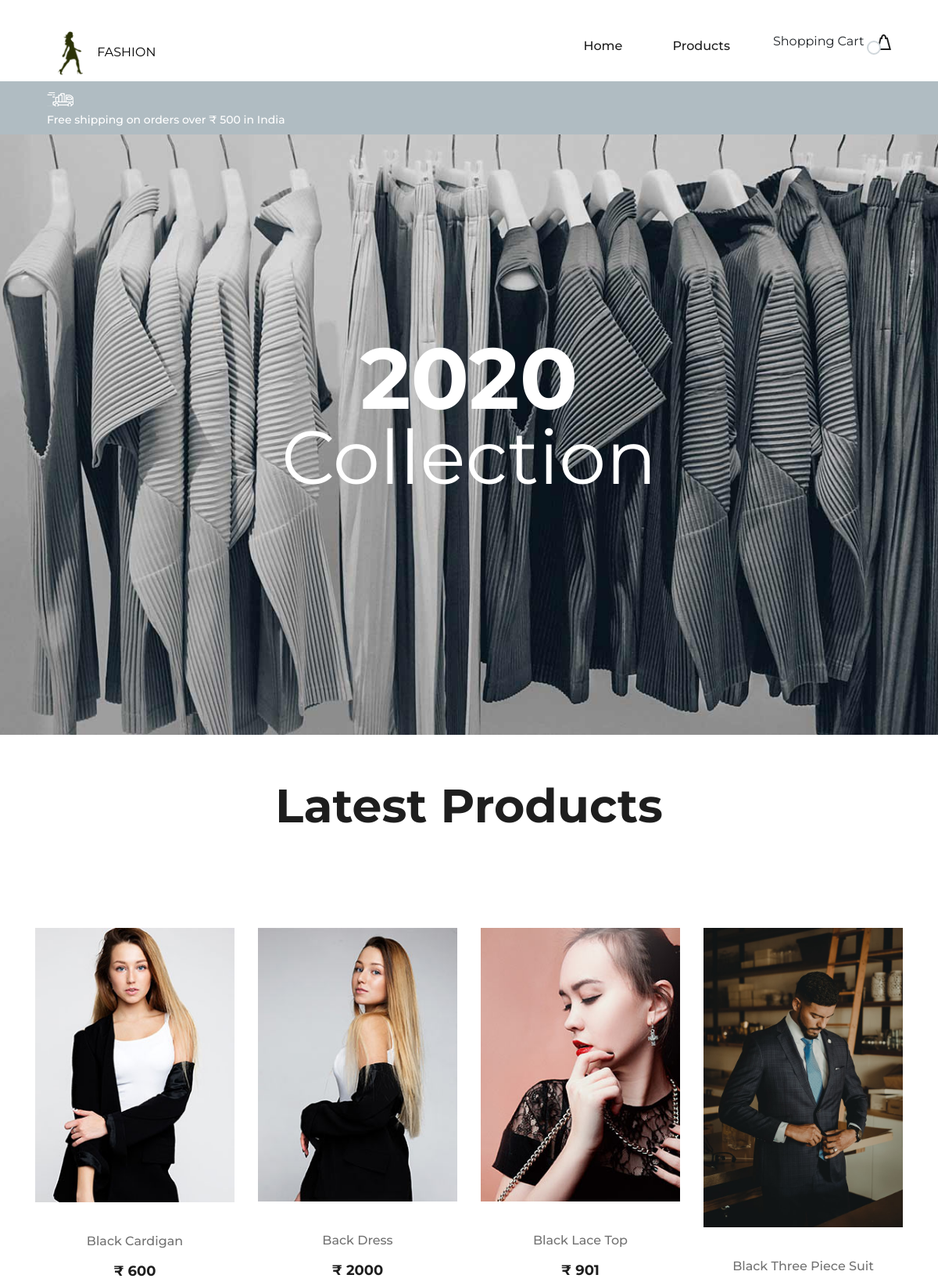
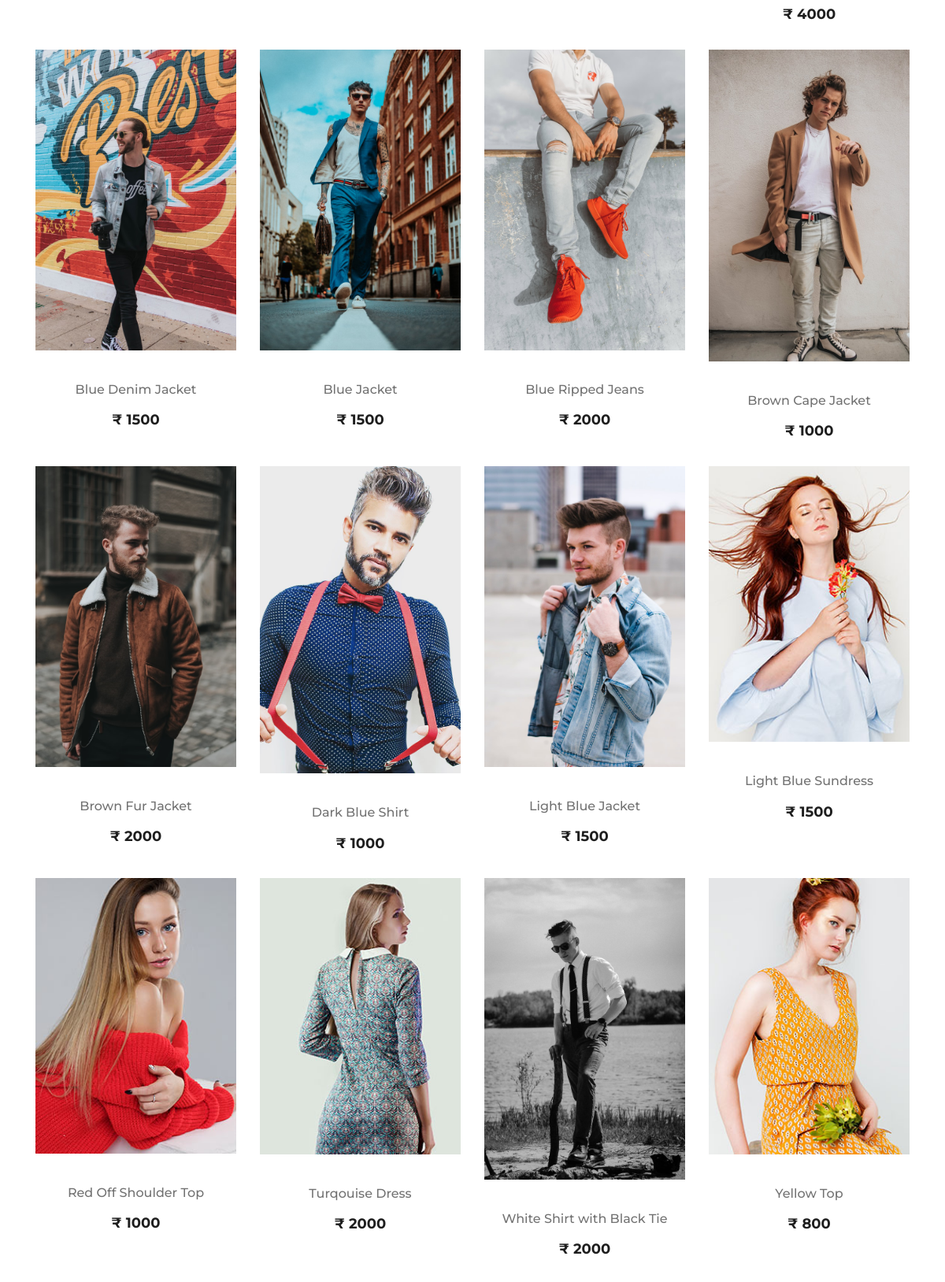
The page / (upper part) on the database its author committed (2 pictures, top to bottom).
### products/models.py (models this page shows, shortened)
class Product(models.Model):
    product_id = models.AutoField(primary_key = True)
    category = models.CharField(max_length = 50,default='')
    price = models.IntegerField(default=0)
    product_name = models.CharField(max_length=100)
    desc = models.CharField(max_length=1000)
    prod_img = models.ImageField(upload_to='products/images' ,default='')

### products/views.py (the view)
# urls.py: 2. Add a URL to urlpatterns:  path('', views.home, name='home')
def home(request):
    products = Product.objects.all()
    params={'product':products}
    return render(request, 'products/home.html',params)

### products/templates/products/home.html (shortened to what this page needs)
{% extends 'base.html' %}
{% block content %}
{% load staticfiles %}
<section class="hero-slider">
    <div class="hero-items owl-carousel">
        <div class="single-slider-item set-bg" data-setbg="{% static 'img/slider-1.jpg' %}">
            <div class="container">
                <div class="row">
                    <div class="col-lg-12">
                        <h1>2020</h1>
                        <h2>Collection</h2>
                    </div>
                </div>
            </div>
        </div>
    </div>
</section>
<section class="latest-products spad">
    <div class="container">
        <div class="product-filter">
            <div class="row">
                <div class="col-lg-12 text-center">
                    <div class="section-title">
                        <h2>Latest Products</h2>
                    </div>
                </div>
            </div>
        </div>
        <div class="row" id="product-list">
          {% for p in product %}
            <div class="col-lg-3 col-sm-6">
                <div class="single-product-item">
                    <figure>
                        <img src="/media/{{p.prod_img}}" alt="">
                    </figure>
                    <div class="product-text">
                        <a href="{{p.product_id}}/"><h6>{{p.product_name}}</h6></a>
                        <p>&#8377 {{p.price}}</p>
                    </div>
                </div>
            </div>
            {% endfor %}
        </div>
    </div>
</section>
{% endblock %}

### ecommerce/templates/base.html (shortened to what this page needs)
<!DOCTYPE html>
<html lang="en">
{% load staticfiles %}
<head>
    <link rel="stylesheet" href="{% static 'css/bootstrap.min.css' %}" type="text/css">
    <link rel="stylesheet" href="{% static 'css/font-awesome.min.css' %}" type="text/css">
    <link rel="stylesheet" href="{% static 'css/nice-select.css' %}" type="text/css">
    <link rel="stylesheet" href="{% static 'css/owl.carousel.min.css' %}" type="text/css">
    <link rel="stylesheet" href="{% static 'css/magnific-popup.css' %}" type="text/css">
    <link rel="stylesheet" href="{% static 'css/slicknav.min.css' %}" type="text/css">
    <link rel="stylesheet" href="{% static 'css/style.css' %}" type="text/css">
</head>
<body>
    <header class="header-section">
        <div class="container-fluid">
            <div class="inner-header">
                <div class="logo">
                    <a href="{% url 'home' %}"><img src="{% static 'img/logos/logo.png' %}" height="60px" width="60px" alt=""> <span style="color:black" >FASHION</span></a>
                </div>
                <div class="header-right">
                  <span>Shopping Cart &nbsp;</span>
                    <a href="{% url 'checkout' %}">
                        <img src="{% static 'img/icons/bag.png' %}" alt="">
                        <span id='cart'></span>
                    </a>
                </div>
                <nav class="main-menu mobile-menu">
                    <ul>
                        <li><a  href="{% url 'home' %}">Home</a></li>
                        <li><a  href="{% url 'productHome' %}">Products</a></li>
                    </ul>
                </nav>
            </div>
        </div>
    </header>
    <div class="header-info">
        <div class="container-fluid">
            <div class="row">
                <div class="col-md-4">
                    <div class="header-item">
                        <img src="{% static 'img/icons/delivery.png' %}" alt="">
                        <p>Free shipping on orders over &#8377 500 in India</p>
                    </div>
                </div>
            </div>
        </div>
    </div>
{% block content %}
{% endblock %}
</body>
</html>

### ecommerce/static/css/style.css (style rules this page uses)
html, body { height: 100%; font-family: "Montserrat", sans-serif; -webkit-font-smoothing: antialiased; font-smoothing: antialiased; background: none; }
h1, h2, h3, h4, h5, h6 { margin: 0; color: #111111; font-weight: 500; font-family: "Montserrat", sans-serif; }
h1 { font-size: 70px; }
h2 { font-size: 36px; }
h6 { font-size: 16px; }
p { font-size: 15px; color: #7b7b7b; font-weight: 400; line-height: 1.6; font-family: "Montserrat", sans-serif; margin: 0 0 15px 0; }
img { max-width: 100%; }
ul, ol { padding: 0; margin: 0; }
.section-title h2 { color: #1e1e1e; font-size: 60px; font-weight: 700; }
.set-bg { background-repeat: no-repeat; background-size: cover; background-position: top center; }
.spad { padding-top: 100px; padding-bottom: 100px; }
.header-section { height: 104px; padding-top: 38px; padding-bottom: 24px; padding-left: 45px; padding-right: 45px; }
.inner-header .logo { float: left; }
.inner-header .header-right { float: right; line-height: 30px; }
.inner-header .header-right img { display: inline-block; margin-right: 20px; cursor: pointer; }
.inner-header .header-right a { display: inline-block; position: relative; }
.inner-header .header-right a img { margin-right: 0; margin-left: 4px; }
.inner-header .header-right a span { font-size: 11px; color: #1e1e1e; width: 18px; height: 18px; border: 2px solid #D0D7DB; background: #fff; display: inline-block; line-height: 15px; text-align: center; border-radius: 50%; font-weight: 600; position: absolute; left: -9px; top: 14px; }
.inner-header .main-menu { float: right; margin-right: 150px; }
.inner-header .main-menu ul li { display: inline-block; margin-left: 60px; position: relative; }
.inner-header .main-menu ul li a { color: #1e1e1e; font-size: 16px; display: inline-block; font-weight: 500; position: relative; line-height: 42px; }
.inner-header .main-menu ul li a:after { position: absolute; left: 0; bottom: 7px; width: 100%; height: 2px; background: #1e1e1e; content: ""; opacity: 0; -webkit-transform: all 0.3s; -webkit-transition: all 0.3s; transition: all 0.3s; }
.header-info { background: #B0BCC2; overflow: hidden; padding: 10px 45px; }
.header-info .header-item { overflow: hidden; }
.header-info .header-item img { display: inline-block; margin-right: 13px; }
.header-info .header-item p { display: inline-block; line-height: 1; font-size: 14px; color: #fff; font-weight: 500; margin-bottom: 0; position: relative; top: 3px; }
.single-slider-item { padding: 270px 0; text-align: center; height: 100%; }
.single-slider-item h1 { color: #fff; font-size: 110px; font-weight: 700; line-height: 85px; }
.single-slider-item h2 { color: #fff; font-size: 96px; font-weight: 400; margin-bottom: 28px; }
.single-slider-item .primary-btn, .single-slider-item h1, .single-slider-item h2 { position: relative; top: 50px; opacity: 0; }
.hero-items .owl-item.active .single-slider-item h1, .hero-items .owl-item.active .single-slider-item h2, .hero-items .owl-item.active .single-slider-item .primary-btn { top: 0; opacity: 1; }
.hero-items .owl-item.active .single-slider-item h1 { -webkit-transition: all 0.5s ease 0.4s; transition: all 0.5s ease 0.4s; }
.hero-items .owl-item.active .single-slider-item h2 { -webkit-transition: all 0.5s ease 0.6s; transition: all 0.5s ease 0.6s; }
.latest-products { padding-top: 55px; padding-bottom: 65px; }
.product-filter { margin-bottom: 100px; }
.product-filter .section-title { margin-bottom: 20px; }
.single-product-item { margin-bottom: 30px; }
.single-product-item figure { margin-bottom: 40px; position: relative; overflow: hidden; background-size: cover; }
.single-product-item figure img { min-width: 100%; }
.single-product-item .product-text { text-align: center; }
.single-product-item .product-text h6 { color: #727272; margin-bottom: 15px; }
.single-product-item .product-text p { color: #1e1e1e; font-size: 18px; font-weight: 700; margin-bottom: 0; }
@media only screen and (min-width: 1200px) and (max-width: 1340px) { .inner-header .main-menu { margin-right: 55px; } }

### rows shown on the page
Product: prod_img (picture), product_name "Black Cardigan", price "600"
Product: prod_img (picture), product_name "Back Dress", price "2000"
Product: prod_img (picture), product_name "Black Lace Top", price "901"
Product: prod_img (picture), product_name "Black Three Piece Suit", price "4000"
Product: prod_img (picture), product_name "Blue Denim Jacket", price "1500"
Product: prod_img (picture), product_name "Blue Jacket", price "1500"
Product: prod_img (picture), product_name "Blue Ripped Jeans", price "2000"
Product: prod_img (picture), product_name "Brown Cape Jacket", price "1000"
Product: prod_img (picture), product_name "Brown Fur Jacket", price "2000"
Product: prod_img (picture), product_name "Dark Blue Shirt", price "1000"
Product: prod_img (picture), product_name "Light Blue Jacket", price "1500"
Product: prod_img (picture), product_name "Light Blue Sundress", price "1500"
Product: prod_img (picture), product_name "Red Off Shoulder Top", price "1000"
Product: prod_img (picture), product_name "Turqouise Dress", price "2000"
Product: prod_img (picture), product_name "White Shirt with Black Tie", price "2000"
Product: prod_img (picture), product_name "Yellow Top", price "800"
